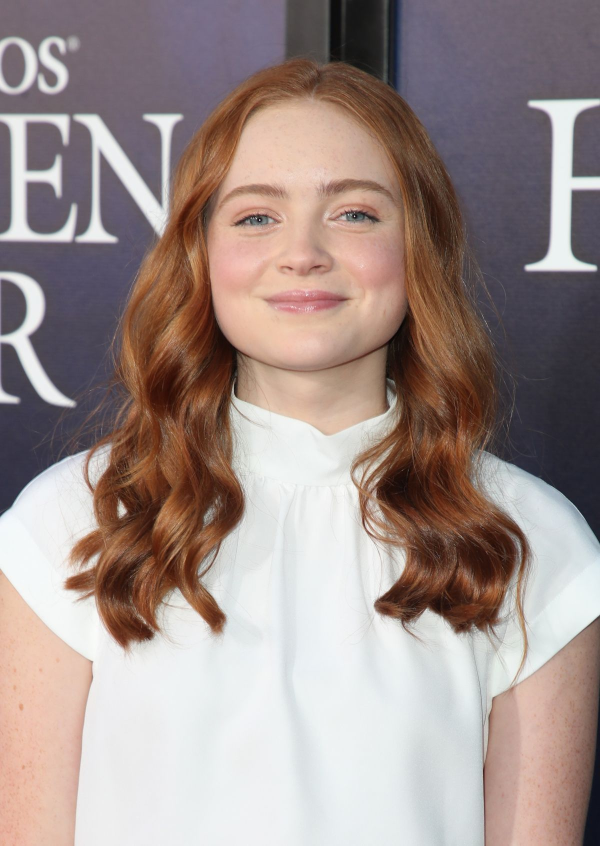
#> input picture 4-Sadie-Sink.jpg, 1200 x 1691 px (shown at 1/2 size)
$ jupyter execute NoteBook.ipynb   (shell and % lines are left out)
#> lines starting #> are read from the running program, lines starting #| are printed output that depends on the picture
<div style="
    background-color: #D6EAF8;
    border-radius: 20px;
    padding: 15px;
    text-align: center;
    font-size: 24px;
    font-weight: bold;
    color: #154360;
">
    Importing Required Libraries
</div>

[cell 1]
import numpy as np
import pandas as pd
import matplotlib.pyplot as plt
import seaborn as sns
sns.set()

[cell 2]
from sklearn.decomposition import PCA
from PIL import Image

<div style="
    background-color: #D5F5E3;
    border-radius: 20px;
    padding: 15px;
    text-align: center;
    font-size: 24px;
    font-weight: bold;
    color: #196F3D;
">
    Load and Resize Image
</div>

[cell 3]
img = Image.open('4-Sadie-Sink.jpg')
#> img is the input picture: PIL image 1200x1691 RGB; mean R, G, B 159.4, 143.5, 139.6
img.resize((256,256))
img_np = np.array(img)
img_np.shape
#> Out = (1691, 1200, 3)

## Split RGB Channels

[cell 4]
R = img_np[:,:,0]
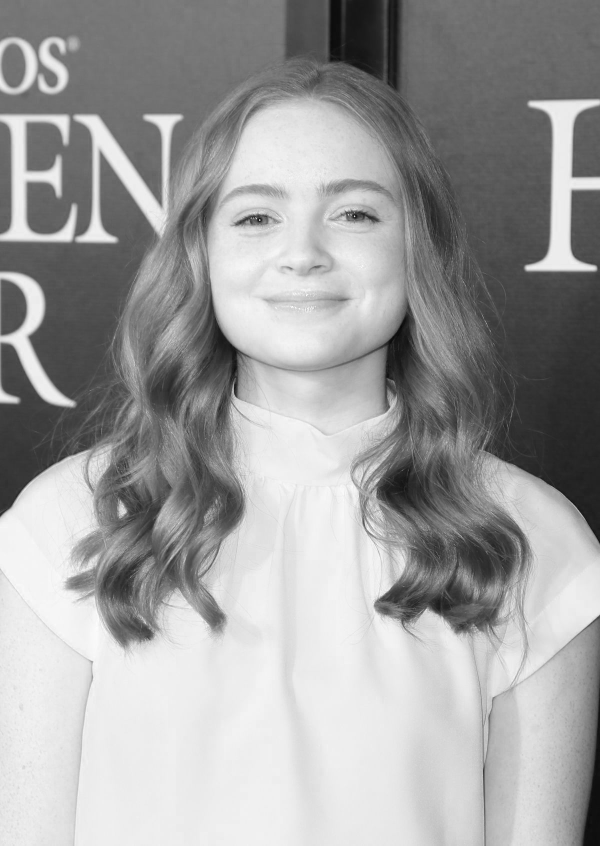
#> R: shape (1691, 1200) (shown at 1/2 size); min 6, max 255, mean 159.4
G = img_np[:,:,1]
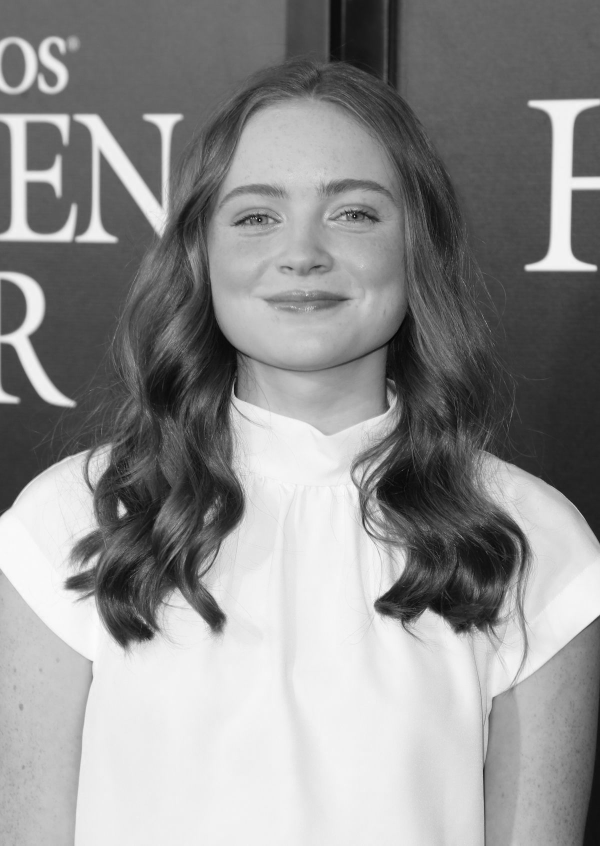
#> G: shape (1691, 1200) (shown at 1/2 size); min 0, max 255, mean 143.5
B = img_np[:,:,2]
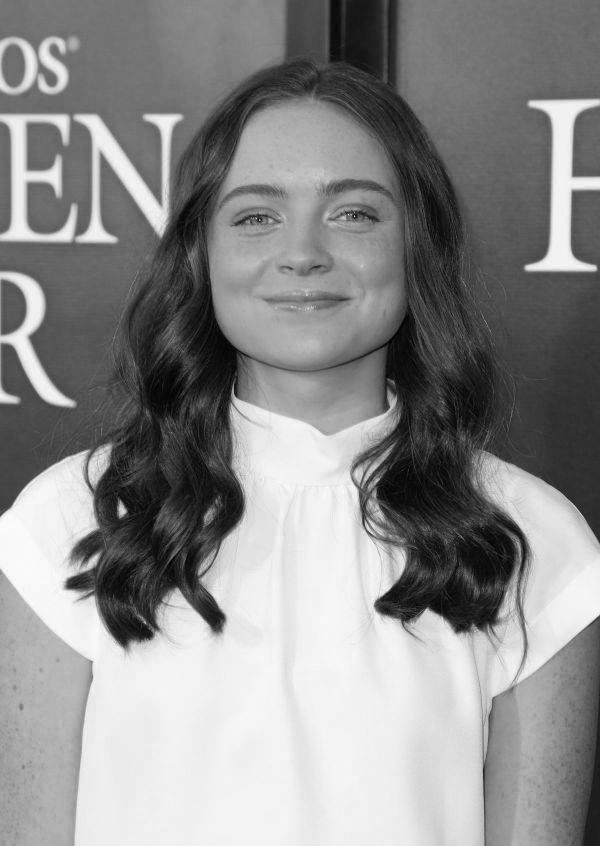
#> B: shape (1691, 1200) (shown at 1/2 size); min 0, max 255, mean 139.6

[cell 5]
plt.imshow(img_np)
plt.title('Orignal Image')
plt.axis('off')
plt.show()

# 🧠 What is PCA (Principal Component Analysis)?

**PCA** is a statistical technique used to **reduce the number of features (dimensions)** in a dataset while keeping the most important information.

Imagine you have an image with **thousands of pixels**. Not all of them are equally important for understanding the overall picture. PCA helps us:
- Keep the **essential patterns**
- Remove **noise and redundancy**
- Make the data **smaller and faster** to work with

---

### ✨ How Does PCA Work (Simply)?
1. **Starts with your data** (e.g., all pixel values in an image)
2. **Finds the directions of most variation** (called *principal components*)
3. **Projects your data** onto those directions
4. **Keeps only the top components** (e.g., keep 50 out of 3072 features)

✅ End result: Your data is **compressed**, but still meaningful!

---

### 📦 Why Use PCA in This Project?

In our **Image Compression with PCA** project:

- 🖼️ Each image has **thousands of pixel values**
- 📉 We use PCA to **reduce the size** of image data
- 💡 The compressed image still looks **visually similar**
- 🏎️ It’s **faster to store, process, and even classify**

---

### 🚀 Benefits of PCA in Our Project

| Benefit | Explanation |
|--------|-------------|
| 🔻 Reduces Dimensions | Smaller size → less memory usage |
| 💨 Speeds Up Computation | Faster training & processing |
| 🧹 Removes Redundancy | Keeps only meaningful pixel patterns |
| 🧠 Useful for Machine Learning | Can train models on compressed data |
| 🎯 Keeps Visual Quality | Compressed images still look clear |

---

> PCA = Compress + Preserve + Perform ✅
It’s a powerful tool that bridges **data science and image processing** beautifully.

<div style="
    background-color: #E8DAEF;
    border-radius: 20px;
    padding: 15px;
    text-align: center;
    font-size: 24px;
    font-weight: bold;
    color: #6C3483;
">
    PCA Compression Function
</div>

[cell 6]
def compress_channel(channel_data,n_components):
#> called with n_components = 50
    pca = PCA(n_components = n_components)
    transform = pca.fit_transform(channel_data)
    compressed = pca.inverse_transform(transform)
    return np.clip(compressed,0,255)

[cell 7]
n_components = 50   # You can try any numbers of components

R_compressed = compress_channel(R,n_components)
G_compressed = compress_channel(G,n_components)
B_compressed = compress_channel(B,n_components)

compressed_img = np.stack([R_compressed,G_compressed,B_compressed],axis = 2 ).astype(np.uint8)

[cell 8]
plt.figure(figsize=(10,8))
plt.subplot(1,2,1)
plt.imshow(img_np)
plt.title('Orignal Image')
plt.axis('off')


plt.subplot(1,2,2)
plt.imshow(compressed_img)
plt.title(f'Compressed Image With {n_components} Components')
plt.axis('off')

plt.tight_layout()
plt.show()
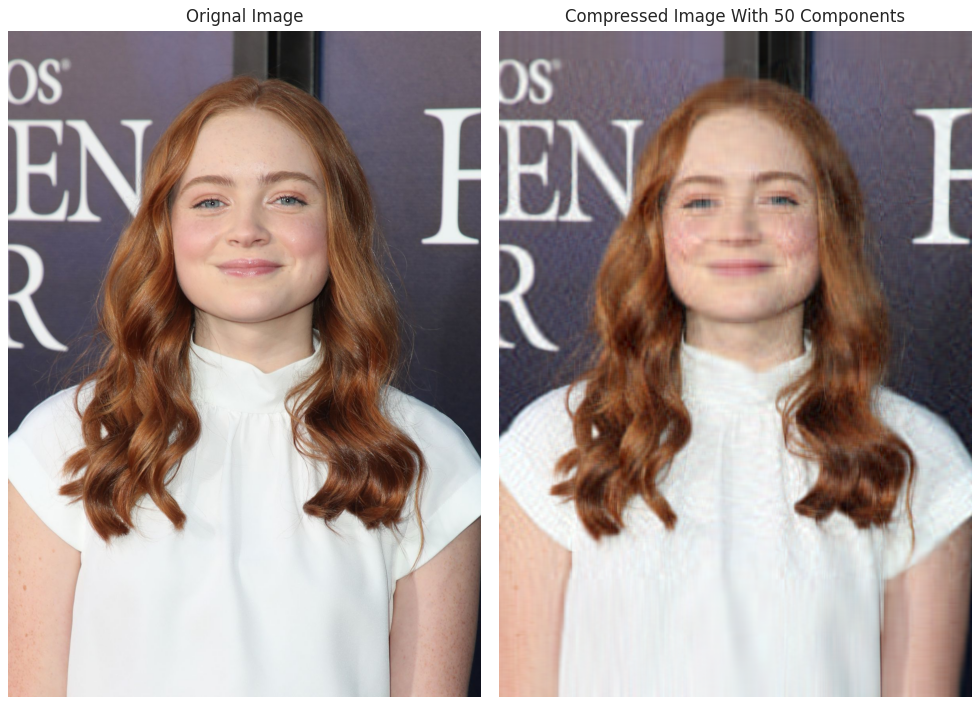
#> figure drawn by matplotlib, 2 panels

<div style="
    background-color: #FDF2E9;
    border-radius: 20px;
    padding: 15px;
    text-align: center;
    font-size: 24px;
    font-weight: bold;
    color: #5D4037;
">
    Loop for Multiple Component Values
</div>

[cell 9]
plt.figure(figsize=(14,6))
components = [10,20,50,100]
for i,n in enumerate(components):
    R_com = compress_channel(R,n)
    G_com = compress_channel(G,n)
    B_com = compress_channel(B,n)
    com_img = np.stack([R_com,G_com,B_com],axis=2).astype(np.uint8)
    plt.subplot(2,3,i+1)
    plt.imshow(com_img)
    plt.title(f'Compressed With {n} Components')
    plt.axis('off')
#> this loop made 4 passes
#> pass 1, in compress_channel (call 4), `compressed = pca.inverse_transform(transform)`:
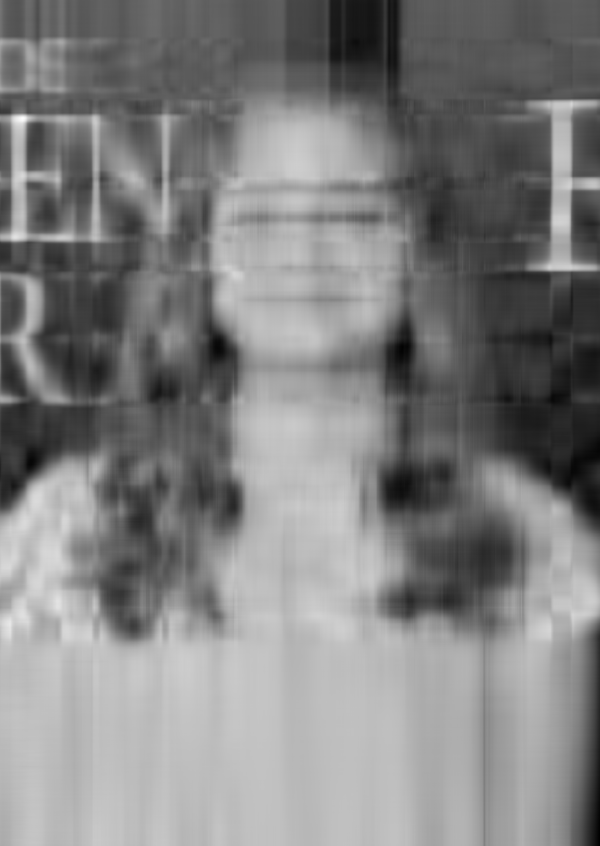
#> compressed: shape (1691, 1200) float64 (shown at 1/2 size); min 0.0315, max 315, mean 159.4; drawn with min black and max white
#> pass 1, `R_com = compress_channel(R,n)`:
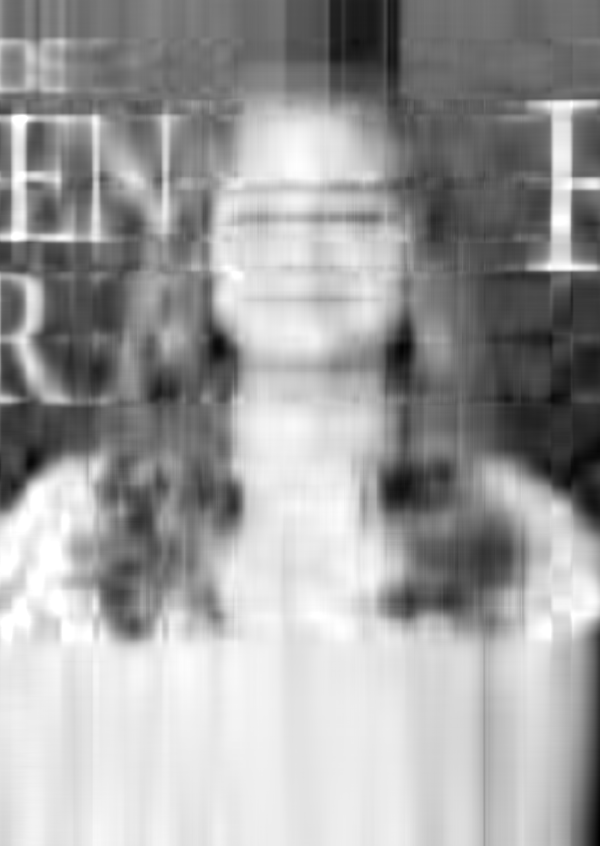
#> R_com: shape (1691, 1200) float64 (shown at 1/2 size); min 0.0315, max 255, mean 159.4
#> pass 1, in compress_channel (call 5), `compressed = pca.inverse_transform(transform)`:
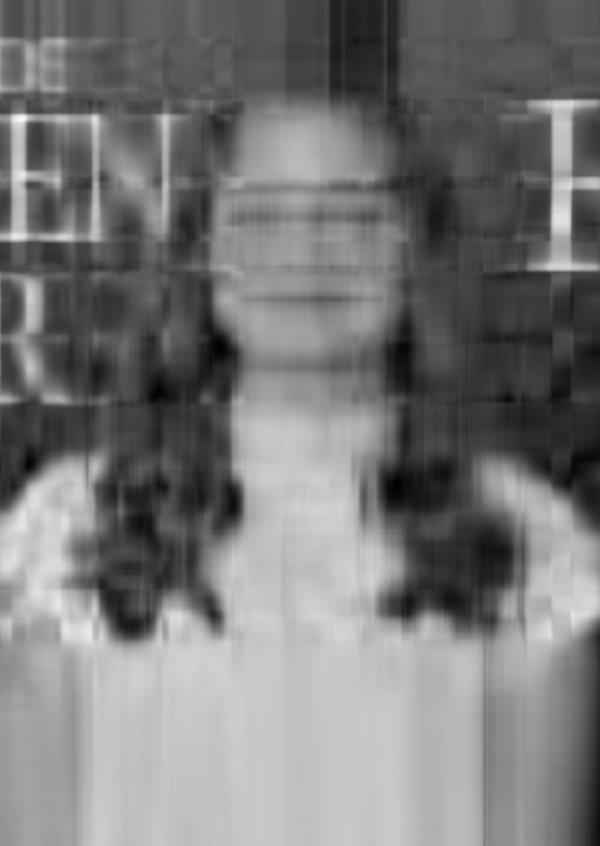
#> compressed: shape (1691, 1200) float64 (shown at 1/2 size); min -7.7, max 310.8, mean 143.5; drawn with min black and max white
#> pass 1, `G_com = compress_channel(G,n)`:
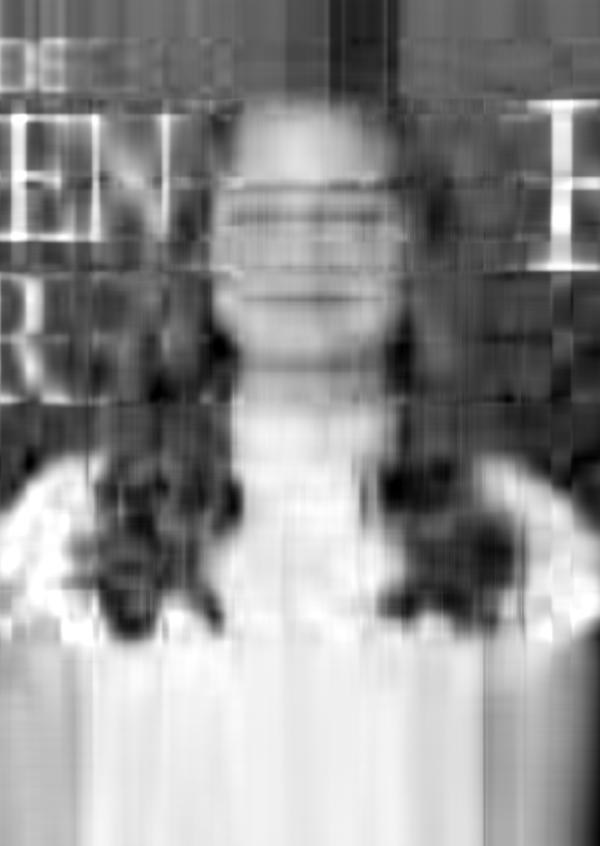
#> G_com: shape (1691, 1200) float64 (shown at 1/2 size); min 0, max 255, mean 143.4

plt.subplot(2,3,5)
plt.imshow(img_np)
plt.title('Orignal Image')
plt.axis('off')
plt.tight_layout()
plt.show()
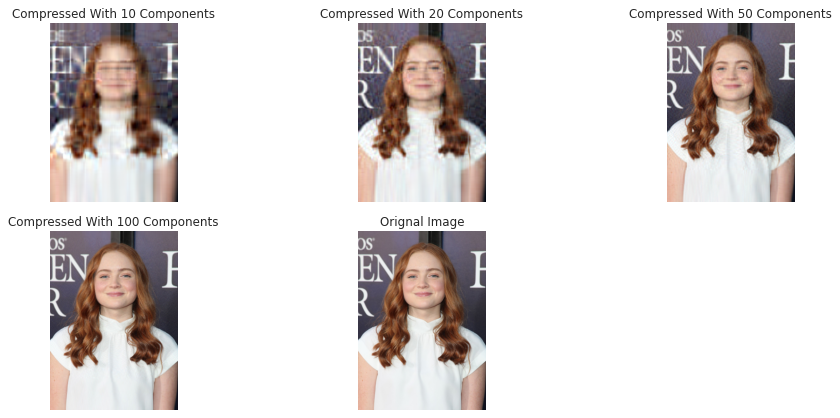
#> figure drawn by matplotlib, 5 panels
